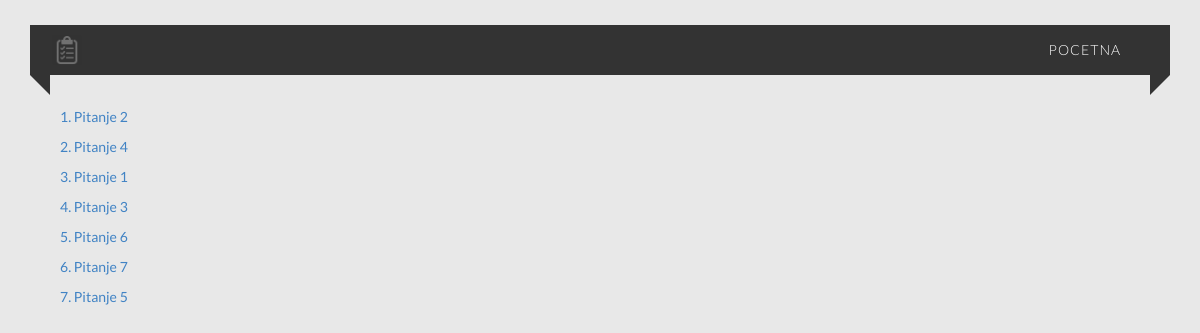
/ankete2/izvestaj.php?ida=51, run on the app's committed database.
### tables this page shows
CREATE TABLE `anketa_pitanja` (
  `idAnketa` int(11) NOT NULL,
  `idPitanja` int(11) NOT NULL,
  `obavezno` tinyint(4) NOT NULL DEFAULT '0' COMMENT '0-nije, 1-jeste',
  `red` tinyint(4) NOT NULL
);

CREATE TABLE `pitanja` (
  `idPitanja` int(11) NOT NULL,
  `tekst` varchar(300) NOT NULL,
  `tipOdgovora` tinyint(4) NOT NULL,
  `pom` tinyint(4) NOT NULL DEFAULT '0'
);

### ankete2/inc/database.php (called while the page is built, shortened)
<?php
$dbHost = 'localhost';
$dbUser = 'root';
$dbPass = '';
$dbName = 'ankete2';
$dbConn = new mysqli($dbHost, $dbUser, $dbPass, $dbName);
function qq($q) {
    global $dbConn;
    return $dbConn->query($q);
}
?>

### ankete2/izvestaj.php (the view, shortened to what this page needs)
<?php
require_once('inc/database.php');
require_once('header.php');
if(isset($_GET['ida'])) {
    $ida = $_GET['ida'];
    $q1 = "SELECT * FROM anketa_pitanja  INNER JOIN pitanja
                ON anketa_pitanja.idPitanja =pitanja.idPitanja
                WHERE anketa_pitanja.idAnketa='" . $ida . "' ORDER BY red;";
    $qr1 = qq($q1);
    $i=0;
    while ($n1 = $qr1->fetch_assoc()) {
        $i++;
        ?>
        <div class="ui  list">
            <a class="item pitanje_link" ida="<?php echo $ida;?>" idp="<?php echo $n1['idPitanja'];?>"><?php echo $i.". ".$n1['tekst']; ?></a>
        </div>
        <?php
    }
}
    ?>

### ankete2/stilovi1/stilovi1.css (style rules this page uses)
* { margin: 0; padding: 0; outline: 0; box-sizing: border-box; }
body { -webkit-background-size:cover; background-size:cover; background-position: center center; height: 100vh; }

### data on the page
anketa_pitanja: idPitanja.tekst "Pitanje 2"
anketa_pitanja: idPitanja.tekst "Pitanje 4"
anketa_pitanja: idPitanja.tekst "Pitanje 1"
anketa_pitanja: idPitanja.tekst "Pitanje 3"
anketa_pitanja: idPitanja.tekst "Pitanje 6"
anketa_pitanja: idPitanja.tekst "Pitanje 7"
anketa_pitanja: idPitanja.tekst "Pitanje 5"
